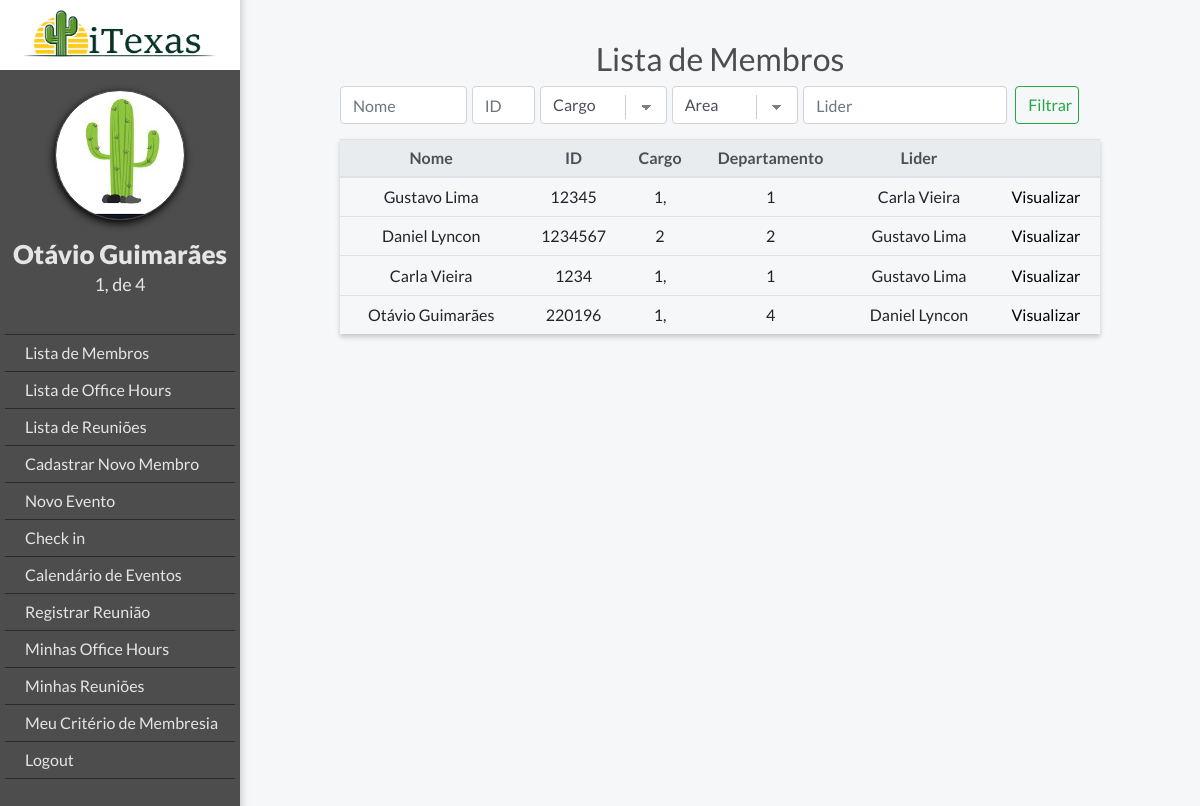
The page /members/ (signed in) on the database as committed earlier.
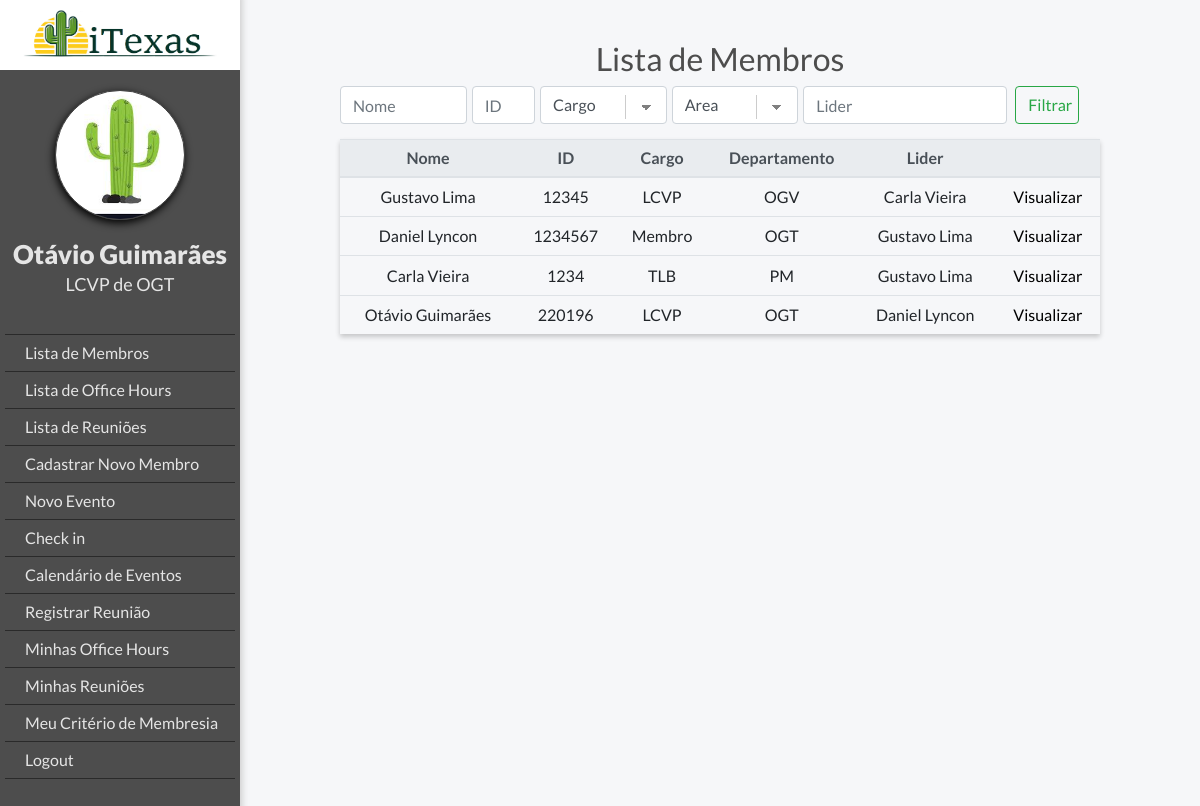
The same page on the database as committed later.
### members/models.py (models this page shows, shortened)
class MyUser(AbstractBaseUser):
    POST = (('lcp', 'LCP'), ('lcvp', 'LCVP'), ('tlb', 'TLB'), ('membro', 'Membro'))
    DEPARTMENT = (
        ('lcp', 'LCP'), ('pm', 'PM'), ('f&l', 'F&L'), ('b2c', 'B2C'), ('b2b', 'B2B'),
        ('oge', 'OGE'), ('ogt', 'OGT'), ('ogv', 'OGV'), ('ige', 'IGE'), ('igt', 'IGT'),)
    email = models.EmailField(verbose_name='E-mail', max_length=255, unique=True)
    podio_code = models.CharField(max_length=10, verbose_name='ID do Podio', unique=True)
    first_name = models.CharField(max_length=20, verbose_name='Nome')
    last_name = models.CharField(max_length=20, verbose_name='Sobrenome')
    post = models.CharField(max_length=10, choices=POST, blank=True, null=True, verbose_name='Cargo')
    department = models.CharField(max_length=10, choices=DEPARTMENT, blank=True, null=True, verbose_name='Área')
    leader = models.ForeignKey("MyUser", blank=True, null=True, on_delete=models.SET_NULL, verbose_name='Líder')
    is_working = models.BooleanField(default=False)
    is_active = models.BooleanField(default=True, verbose_name='Está ativo')
    is_admin = models.BooleanField(default=False, verbose_name='É administrador')
    objects = MyUserManager()
    USERNAME_FIELD = 'podio_code'
    REQUIRED_FIELDS = ['email', 'first_name']
    def __str__(self):
        return '{} {}'.format(self.first_name, self.last_name)

### members/views.py (the view)
# urls.py: path('', views.member_list, name='member_list'),
@login_required
def member_list(request):
    users = MyUser.objects.all()
    name = ''
    id = ''
    post = ''
    department = ''
    leader = ''
    if 'name' in request.GET:
        name = request.GET['name']
        users = users.filter(first_name__icontains=name)
    if 'id' in request.GET:
        id = request.GET['id']
        users = users.filter(podio_code__icontains=id)
    if 'post' in request.GET:
        post = request.GET['post']
        users = users.filter(post__icontains=post)
    if 'department' in request.GET:
        department = request.GET['department']
        users = users.filter(department__icontains=department)
    if 'leader' in request.GET:
        leader = request.GET['leader']
        users = users.filter(leader__first_name__icontains=leader)
    context = {'users': users, 'request_user': request.user, 'name': name, 'id': id,
               'post': post, 'department': department, 'leader': leader}
    return render(request, 'members/member_list.html', context)

### templates/members/member_list.html (shortened to what this page needs)
{% extends "base.html" %}
{% if user.is_authenticated %}
    {% block body_block %}
        <h2 class="title">Lista de Membros</h2>
        <form class="form-inline my-2 my-lg-0">
            <input class="form-control col-lg-2 input-search"
                   type="search"
                   placeholder="Nome"
                   name="name"
                   value="{{ request.GET.name }}"
                   aria-label="name">
            <input class="form-control col-lg-1 input-search"
                   type="search"
                   placeholder="ID"
                   name="id"
                   value="{{ request.GET.id }}"
                   aria-label="id">
            <select class="form-control minimal col-lg-2 input-search"
                    type="search"
                    name="post"
                    value="{{ request.GET.department }}"
                    aria-label="post">
                <option value="" disabled selected>Cargo</option>
            </select>
            <select class="form-control minimal col-lg-2 input-search"
                    type="search"
                    name="department"
                    placeholder="Area"
                    value="{{ request.GET.department }}"
                    aria-label="department">
                <option value="" disabled selected>Area</option>
            </select>
            <input class="form-control mr-sm-2 input-search"
                   type="search"
                   placeholder="Lider"
                   name="leader"
                   value="{{ request.GET.leader }}"
                   aria-label="leader">
            <button class="btn btn-outline-success col-lg-1" type="submit">Filtrar</button>
        </form>
        <table class="table">
            <thead class="thead-light">
            <tr>
                <th class="table-column">Nome</th>
                <th class="table-column">ID</th>
                <th class="table-column">Cargo</th>
                <th class="table-column">Departamento</th>
                <th class="table-column">Lider</th>
                <th class="table-column"></th>
            </tr>
            </thead>
            <tbody>
            {% for user in users %}
                <tr class="row-member-list" id="{{ user.podio_code }}">
                    <td>{{ user.first_name }} {{ user.last_name }}</td>
                    <td>{{ user.podio_code }}</td>
                    <td>{{ user.get_post_display }} </td>
                    <td>{{ user.get_department_display }}</td>
                    <td>{{ user.leader }}</td>
                    <td><a href="{% url 'member_view' user.podio_code %}">Visualizar</a></td>
                </tr>
            {% endfor %}
            </tbody>
        </table>
    {% endblock %}
{% else %}
    <h2>Logar</h2>
{% endif %}

### templates/base.html (shortened to what this page needs)
{% load static %}
<!DOCTYPE html>
<html lang="en">
<head>
    <link rel="stylesheet" href="https://stackpath.bootstrapcdn.com/bootstrap/4.3.1/css/bootstrap.min.css"
>
    <link rel="stylesheet" href="https://maxcdn.bootstrapcdn.com/font-awesome/4.5.0/css/font-awesome.min.css">
    <link rel="stylesheet" href="{% static 'css/style.css' %}">
</head>
<body>
{% if user.is_authenticated %}
    <div class="ogr-container">
    <div class="page-body">
    <div class="lateral-menu">
        <div class="logo-area">
            <img class="logo-company" src="../static/images/iTexas.png">
        </div>
        <div class="menu-area">
            <div class="profile-picture"></div>
            <div class="member-infos">
                <a class="member-name" href="{% url 'member_edit' user.podio_code %}">{{ request_user.first_name }} {{ request_user.last_name }}</a>
                <h3 class="member-area">{{ request_user.get_post_display }} de {{ request_user.get_department_display }}</h3>
            </div>
            <ul class="function-list">
                {% if request_user.is_admin %}
                    <li><a href="{% url 'member_list' %}" class="button">Lista de Membros</a></li>
                    <li><a href="{% url 'officehour_list' %}" class="button">Lista de Office Hours</a></li>
                    <li><a href="{% url 'meeting_list' %}" class="button">Lista de Reuniões</a></li>
                    <li><a href="{% url 'register' %}" class="button">Cadastrar Novo Membro</a></li>
                    <li><a href="{% url 'new_event' %}" class="button">Novo Evento</a></li>
                {% endif %}
                {% if user.is_working %}
                    <li><a href="{% url 'check' %}" class="button">Check out</a></li>
                {% else %}
                    <li><a href="{% url 'check' %}" class="button">Check in</a></li>
                {% endif %}
                <li><a href="{% url 'event_list' %}" class="button">Calendário de Eventos</a></li>
                <li><a href="{% url 'new_meeting' %}" class="button">Registrar Reunião</a></li>
                <li><a href="{% url 'office_hours_history' %}" class="button">Minhas Office Hours</a></li>
                <li><a href="{% url 'my_meetings' %}" class="button">Minhas Reuniões</a></li>
                <li><a href="{% url 'member_report' user.podio_code %}" class="button">Meu Critério de Membresia</a></li>
                {% if user.is_authenticated %}
                    <li><a href="{% url 'user_logout' %}">Logout</a></li>
                {% else %}
                    <li><a class="navbar-link" href="{% url 'user_login' %}">Login</a></li>
                {% endif %}
            </ul>
        </div>
    </div>
    <div  id="body-content" class="body-content">
        <div class="body-container">
            {% block body_block %}
            {% endblock %}
        </div>
    </div>
{% endif %}
</div>
</body>
</html>

Rows that differ between the two databases and show on the page:
changed MyUser "Otávio": post "1," → "LCVP"; department "4" → "OGT"
changed MyUser "Gustavo": post "1," → "LCVP"; department "1" → "OGV"
changed MyUser "Daniel": post "2" → "Membro"; department "2" → "OGT"
changed MyUser "Carla": post "1," → "TLB"; department "1" → "PM"
